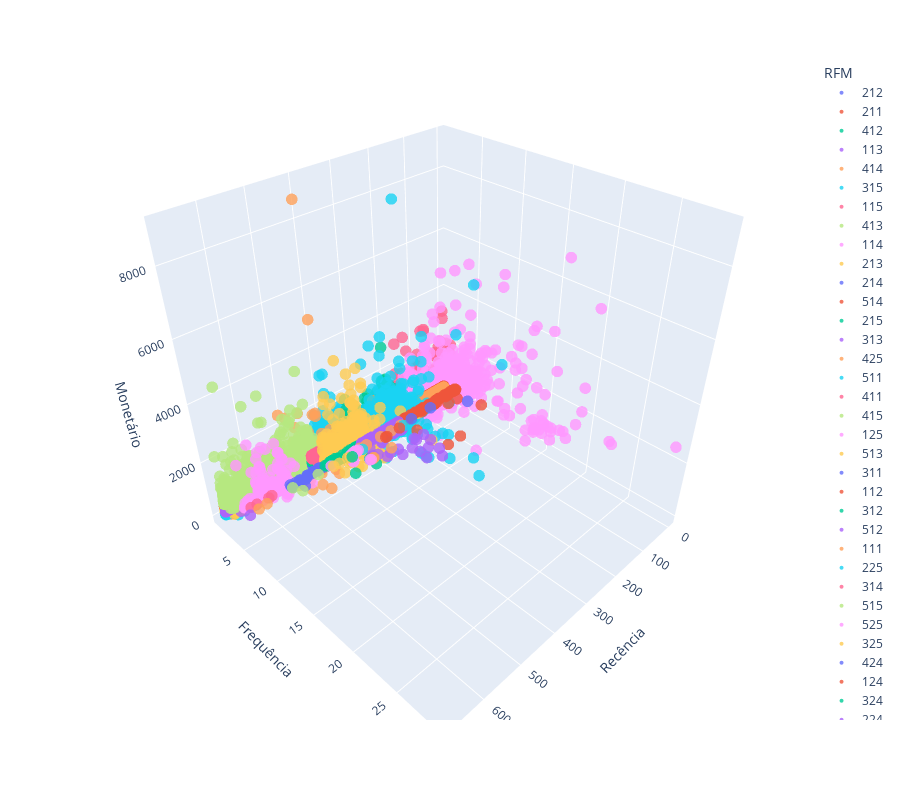

The cell this chart's notebook holds for it:
### Markdown cell above
- O número de clusters talvez seja alto demais para as características da base: diversos clusters ficaram com um número muito baixo de clientes.

### Code cell
fig = px.scatter_3d(
    df, 
    x="recency", 
    y="frequency",
    z="monetary",
    color="RFM",
    opacity=0.8,
)

fig.update_traces(marker=dict(size=4))

fig.update_layout(
    scene=dict(
        xaxis_title='Recência',
        yaxis_title='Frequência',
        zaxis_title='Monetário'
    ),
    height=800  # Increase the height of the chart
)

fig.show()

### Figure 1 — Plotly figure (JSON) as saved in the notebook; plotly's stock layout.template omitted (floating-point values rounded to 4 significant figures; data arrays with more than 128 entries replaced by an {"elided": "..."} marker saying what was removed)
{"data": [{"hovertemplate": "RFM=212<br>recency=%{x}<br>frequency=%{y}<br>monetary=%{z}<extra></extra>", "legendgroup": "212", "marker": {"color": "#636efa", "opacity": 0.8, "size": 4, "symbol": "circle"}, "mode": "markers", "name": "212", "scene": "scene", "showlegend": true, "type": "scatter3d", "x": {"elided": "1893 int values"}, "y": {"elided": "1893 int values"}, "z": {"elided": "1893 float values"}}, {"hovertemplate": "RFM=211<br>recency=%{x}<br>frequency=%{y}<br>monetary=%{z}<extra></extra>", "legendgroup": "211", "marker": {"color": "#EF553B", "opacity": 0.8, "size": 4, "symbol": "circle"}, "mode": "markers", "name": "211", "scene": "scene", "showlegend": true, "type": "scatter3d", "x": {"elided": "1711 int values"}, "y": {"elided": "1711 int values"}, "z": {"elided": "1711 float values"}}, {"hovertemplate": "RFM=412<br>recency=%{x}<br>frequency=%{y}<br>monetary=%{z}<extra></extra>", "legendgroup": "412", "marker": {"color": "#00cc96", "opacity": 0.8, "size": 4, "symbol": "circle"}, "mode": "markers", "name": "412", "scene": "scene", "showlegend": true, "type": "scatter3d", "x": {"elided": "2029 int values"}, "y": {"elided": "2029 int values"}, "z": {"elided": "2029 float values"}}, {"hovertemplate": "RFM=113<br>recency=%{x}<br>frequency=%{y}<br>monetary=%{z}<extra></extra>", "legendgroup": "113", "marker": {"color": "#ab63fa", "opacity": 0.8, "size": 4, "symbol": "circle"}, "mode": "markers", "name": "113", "scene": "scene", "showlegend": true, "type": "scatter3d", "x": {"elided": "2226 int values"}, "y": {"elided": "2226 int values"}, "z": {"elided": "2226 float values"}}, {"hovertemplate": "RFM=414<br>recency=%{x}<br>frequency=%{y}<br>monetary=%{z}<extra></extra>", "legendgroup": "414", "marker": {"color": "#FFA15A", "opacity": 0.8, "size": 4, "symbol": "circle"}, "mode": "markers", "name": "414", "scene": "scene", "showlegend": true, "type": "scatter3d", "x": {"elided": "1722 int values"}, "y": {"elided": "1722 int values"}, "z": {"elided": "1722 float values"}}, {"hovertemplate": "RFM=315<br>recency=%{x}<br>frequency=%{y}<br>monetary=%{z}<extra></extra>", "legendgroup": "315", "marker": {"color": "#19d3f3", "opacity": 0.8, "size": 4, "symbol": "circle"}, "mode": "markers", "name": "315", "scene": "scene", "showlegend": true, "type": "scatter3d", "x": {"elided": "1281 int values"}, "y": {"elided": "1281 int values"}, "z": {"elided": "1281 float values"}}, {"hovertemplate": "RFM=115<br>recency=%{x}<br>frequency=%{y}<br>monetary=%{z}<extra></extra>", "legendgroup": "115", "marker": {"color": "#FF6692", "opacity": 0.8, "size": 4, "symbol": "circle"}, "mode": "markers", "name": "115", "scene": "scene", "showlegend": true, "type": "scatter3d", "x": {"elided": "1566 int values"}, "y": {"elided": "1566 int values"}, "z": {"elided": "1566 float values"}}, {"hovertemplate": "RFM=413<br>recency=%{x}<br>frequency=%{y}<br>monetary=%{z}<extra></extra>", "legendgroup": "413", "marker": {"color": "#B6E880", "opacity": 0.8, "size": 4, "symbol": "circle"}, "mode": "markers", "name": "413", "scene": "scene", "showlegend": true, "type": "scatter3d", "x": {"elided": "1679 int values"}, "y": {"elided": "1679 int values"}, "z": {"elided": "1679 float values"}}, {"hovertemplate": "RFM=114<br>recency=%{x}<br>frequency=%{y}<br>monetary=%{z}<extra></extra>", "legendgroup": "114", "marker": {"color": "#FF97FF", "opacity": 0.8, "size": 4, "symbol": "circle"}, "mode": "markers", "name": "114", "scene": "scene", "showlegend": true, "type": "scatter3d", "x": {"elided": "1995 int values"}, "y": {"elided": "1995 int values"}, "z": {"elided": "1995 float values"}}, {"hovertemplate": "RFM=213<br>recency=%{x}<br>frequency=%{y}<br>monetary=%{z}<extra></extra>", "legendgroup": "213", "marker": {"color": "#FECB52", "opacity": 0.8, "size": 4, "symbol": "circle"}, "mode": "markers", "name": "213", "scene": "scene", "showlegend": true, "type": "scatter3d", "x": {"elided": "1886 int values"}, "y": {"elided": "1886 int values"}, "z": {"elided": "1886 float values"}}, {"hovertemplate": "RFM=214<br>recency=%{x}<br>frequency=%{y}<br>monetary=%{z}<extra></extra>", "legendgroup": "214", "marker": {"color": "#636efa", "opacity": 0.8, "size": 4, "symbol": "circle"}, "mode": "markers", "name": "214", "scene": "scene", "showlegend": true, "type": "scatter3d", "x": {"elided": "1772 int values"}, "y": {"elided": "1772 int values"}, "z": {"elided": "1772 float values"}}, {"hovertemplate": "RFM=514<br>recency=%{x}<br>frequency=%{y}<br>monetary=%{z}<extra></extra>", "legendgroup": "514", "marker": {"color": "#EF553B", "opacity": 0.8, "size": 4, "symbol": "circle"}, "mode": "markers", "name": "514", "scene": "scene", "showlegend": true, "type": "scatter3d", "x": {"elided": "1730 int values"}, "y": {"elided": "1730 int values"}, "z": {"elided": "1730 float values"}}, {"hovertemplate": "RFM=215<br>recency=%{x}<br>frequency=%{y}<br>monetary=%{z}<extra></extra>", "legendgroup": "215", "marker": {"color": "#00cc96", "opacity": 0.8, "size": 4, "symbol": "circle"}, "mode": "markers", "name": "215", "scene": "scene", "showlegend": true, "type": "scatter3d", "x": {"elided": "1245 int values"}, "y": {"elided": "1245 int values"}, "z": {"elided": "1245 float values"}}, {"hovertemplate": "RFM=313<br>recency=%{x}<br>frequency=%{y}<br>monetary=%{z}<extra></extra>", "legendgroup": "313", "marker": {"color": "#ab63fa", "opacity": 0.8, "size": 4, "symbol": "circle"}, "mode": "markers", "name": "313", "scene": "scene", "showlegend": true, "type": "scatter3d", "x": {"elided": "1661 int values"}, "y": {"elided": "1661 int values"}, "z": {"elided": "1661 float values"}}, {"hovertemplate": "RFM=425<br>recency=%{x}<br>frequency=%{y}<br>monetary=%{z}<extra></extra>", "legendgroup": "425", "marker": {"color": "#FFA15A", "opacity": 0.8, "size": 4, "symbol": "circle"}, "mode": "markers", "name": "425", "scene": "scene", "showlegend": true, "type": "scatter3d", "x": {"elided": "228 int values"}, "y": {"elided": "228 int values"}, "z": {"elided": "228 float values"}}, {"hovertemplate": "RFM=511<br>recency=%{x}<br>frequency=%{y}<br>monetary=%{z}<extra></extra>", "legendgroup": "511", "marker": {"color": "#19d3f3", "opacity": 0.8, "size": 4, "symbol": "circle"}, "mode": "markers", "name": "511", "scene": "scene", "showlegend": true, "type": "scatter3d", "x": {"elided": "2272 int values"}, "y": {"elided": "2272 int values"}, "z": {"elided": "2272 float values"}}, {"hovertemplate": "RFM=411<br>recency=%{x}<br>frequency=%{y}<br>monetary=%{z}<extra></extra>", "legendgroup": "411", "marker": {"color": "#FF6692", "opacity": 0.8, "size": 4, "symbol": "circle"}, "mode": "markers", "name": "411", "scene": "scene", "showlegend": true, "type": "scatter3d", "x": {"elided": "2286 int values"}, "y": {"elided": "2286 int values"}, "z": {"elided": "2286 float values"}}, {"hovertemplate": "RFM=415<br>recency=%{x}<br>frequency=%{y}<br>monetary=%{z}<extra></extra>", "legendgroup": "415", "marker": {"color": "#B6E880", "opacity": 0.8, "size": 4, "symbol": "circle"}, "mode": "markers", "name": "415", "scene": "scene", "showlegend": true, "type": "scatter3d", "x": {"elided": "1233 int values"}, "y": {"elided": "1233 int values"}, "z": {"elided": "1233 float values"}}, {"hovertemplate": "RFM=125<br>recency=%{x}<br>frequency=%{y}<br>monetary=%{z}<extra></extra>", "legendgroup": "125", "marker": {"color": "#FF97FF", "opacity": 0.8, "size": 4, "symbol": "circle"}, "mode": "markers", "name": "125", "scene": "scene", "showlegend": true, "type": "scatter3d", "x": {"elided": "1138 int values"}, "y": {"elided": "1138 int values"}, "z": {"elided": "1138 float values"}}, {"hovertemplate": "RFM=513<br>recency=%{x}<br>frequency=%{y}<br>monetary=%{z}<extra></extra>", "legendgroup": "513", "marker": {"color": "#FECB52", "opacity": 0.8, "size": 4, "symbol": "circle"}, "mode": "markers", "name": "513", "scene": "scene", "showlegend": true, "type": "scatter3d", "x": {"elided": "1698 int values"}, "y": {"elided": "1698 int values"}, "z": {"elided": "1698 float values"}}, {"hovertemplate": "RFM=311<br>recency=%{x}<br>frequency=%{y}<br>monetary=%{z}<extra></extra>", "legendgroup": "311", "marker": {"color": "#636efa", "opacity": 0.8, "size": 4, "symbol": "circle"}, "mode": "markers", "name": "311", "scene": "scene", "showlegend": true, "type": "scatter3d", "x": {"elided": "2248 int values"}, "y": {"elided": "2248 int values"}, "z": {"elided": "2248 float values"}}, {"hovertemplate": "RFM=112<br>recency=%{x}<br>frequency=%{y}<br>monetary=%{z}<extra></extra>", "legendgroup": "112", "marker": {"color": "#EF553B", "opacity": 0.8, "size": 4, "symbol": "circle"}, "mode": "markers", "name": "112", "scene": "scene", "showlegend": true, "type": "scatter3d", "x": {"elided": "1480 int values"}, "y": {"elided": "1480 int values"}, "z": {"elided": "1480 float values"}}, {"hovertemplate": "RFM=312<br>recency=%{x}<br>frequency=%{y}<br>monetary=%{z}<extra></extra>", "legendgroup": "312", "marker": {"color": "#00cc96", "opacity": 0.8, "size": 4, "symbol": "circle"}, "mode": "markers", "name": "312", "scene": "scene", "showlegend": true, "type": "scatter3d", "x": {"elided": "1598 int values"}, "y": {"elided": "1598 int values"}, "z": {"elided": "1598 float values"}}, {"hovertemplate": "RFM=512<br>recency=%{x}<br>frequency=%{y}<br>monetary=%{z}<extra></extra>", "legendgroup": "512", "marker": {"color": "#ab63fa", "opacity": 0.8, "size": 4, "symbol": "circle"}, "mode": "markers", "name": "512", "scene": "scene", "showlegend": true, "type": "scatter3d", "x": {"elided": "2085 int values"}, "y": {"elided": "2085 int values"}, "z": {"elided": "2085 float values"}}, {"hovertemplate": "RFM=111<br>recency=%{x}<br>frequency=%{y}<br>monetary=%{z}<extra></extra>", "legendgroup": "111", "marker": {"color": "#FFA15A", "opacity": 0.8, "size": 4, "symbol": "circle"}, "mode": "markers", "name": "111", "scene": "scene", "showlegend": true, "type": "scatter3d", "x": {"elided": "743 int values"}, "y": {"elided": "743 int values"}, "z": {"elided": "743 float values"}}, {"hovertemplate": "RFM=225<br>recency=%{x}<br>frequency=%{y}<br>monetary=%{z}<extra></extra>", "legendgroup": "225", "marker": {"color": "#19d3f3", "opacity": 0.8, "size": 4, "symbol": "circle"}, "mode": "markers", "name": "225", "scene": "scene", "showlegend": true, "type": "scatter3d", "x": {"elided": "682 int values"}, "y": {"elided": "682 int values"}, "z": {"elided": "682 float values"}}, {"hovertemplate": "RFM=314<br>recency=%{x}<br>frequency=%{y}<br>monetary=%{z}<extra></extra>", "legendgroup": "314", "marker": {"color": "#FF6692", "opacity": 0.8, "size": 4, "symbol": "circle"}, "mode": "markers", "name": "314", "scene": "scene", "showlegend": true, "type": "scatter3d", "x": {"elided": "1720 int values"}, "y": {"elided": "1720 int values"}, "z": {"elided": "1720 float values"}}, {"hovertemplate": "RFM=515<br>recency=%{x}<br>frequency=%{y}<br>monetary=%{z}<extra></extra>", "legendgroup": "515", "marker": {"color": "#B6E880", "opacity": 0.8, "size": 4, "symbol": "circle"}, "mode": "markers", "name": "515", "scene": "scene", "showlegend": true, "type": "scatter3d", "x": {"elided": "1227 int values"}, "y": {"elided": "1227 int values"}, "z": {"elided": "1227 float values"}}, {"hovertemplate": "RFM=525<br>recency=%{x}<br>frequency=%{y}<br>monetary=%{z}<extra></extra>", "legendgroup": "525", "marker": {"color": "#FF97FF", "opacity": 0.8, "size": 4, "symbol": "circle"}, "mode": "markers", "name": "525", "scene": "scene", "showlegend": true, "type": "scatter3d", "x": [633, 568, 615, 607, 592, 567, 657, 578, 619, 645, 626, 563, 618, 548, 605, 621, 572, 558, 611, 597, 610, 639, 656, 610, 557, 566, 620, 637, 572, 557, 656, 604, 584, 599, 563, 637, 580, 600, 614, 548, 595, 617, 592, 603, 558, 639, 618, 556, 600, 550, 548, 652, 620, 653, 601, 588, 578, 553, 550, 557, 611, 585, 593, 563, 627, 572, 611, 634, 653, 619, 563, 603, 573, 606, 594, 585, 594, 561, 636, 613, 607, 617, 624, 548, 566, 553, 618, 653, 609, 601, 598, 566, 548, 559, 564, 572, 558, 579, 627, 562, 587, 556, 616, 550, 605, 585, 560, 581, 646, 562, 594, 631, 583, 552, 626, 556, 600, 593, 593, 574, 571, 601, 627, 556], "y": [3, 3, 3, 3, 4, 3, 3, 3, 3, 3, 3, 3, 4, 3, 3, 3, 3, 4, 3, 3, 3, 4, 3, 3, 3, 3, 3, 3, 9, 3, 3, 3, 3, 4, 3, 5, 3, 3, 4, 3, 4, 3, 6, 3, 3, 3, 3, 3, 3, 3, 3, 3, 3, 5, 7, 4, 3, 3, 5, 3, 3, 3, 3, 4, 4, 3, 5, 3, 3, 3, 4, 3, 3, 3, 4, 3, 5, 4, 3, 3, 3, 3, 3, 3, 3, 3, 3, 3, 3, 3, 3, 3, 3, 4, 3, 3, 5, 6, 3, 3, 3, 4, 3, 3, 3, 3, 3, 3, 3, 3, 3, 5, 3, 3, 5, 3, 3, 3, 4, 3, 3, 3, 3, 3], "z": [548.4, 628.1, 1524, 743.0, 849.1, 724.0, 2130.0, 872.6, 639.8, 599.3, 1629.0, 2180.0, 965.7, 437.6, 2190.0, 495.6, 437.5, 1062.0, 712.2, 768.3, 796.9, 2895.0, 562.9, 1988.0, 1307.0, 494.8, 1223.0, 439.2, 2010.0, 1806.0, 539.5, 1561.0, 778.1, 889.6, 782.0, 1515.0, 543.2, 674.8, 1508.0, 714.7, 1220.0, 1175.0, 1042.0, 1438.0, 870.2, 752.8, 837.4, 615.2, 489.1, 433.3, 664.5, 511.3, 494.9, 1137.0, 1517.0, 1620.0, 588.6, 875.3, 1629.0, 525.5, 544.5, 1112.0, 537.2, 496.8, 828.9, 442.9, 964.7, 616.6, 514.6, 1130.0, 1824.0, 1083.0, 487.8, 541, 764.5, 2154.0, 1095.0, 1253.0, 458.3, 445.0, 1085.0, 918.6, 512.0, 896.1, 575.5, 1073.0, 660.2, 687.1, 425.9, 740, 1109.0, 667, 1495, 445.3, 691.2, 801.7, 1817.0, 1488.0, 641.0, 1256.0, 873.9, 1324.0, 849.5, 516.9, 1675, 553.0, 1438.0, 783.0, 728.3, 1242.0, 2284.0, 2245.0, 560.2, 1004.0, 1165.0, 1809, 702.1, 809.6, 790.4, 449.8, 709.5, 637.1, 492.4, 1181.0]}, {"hovertemplate": "RFM=325<br>recency=%{x}<br>frequency=%{y}<br>monetary=%{z}<extra></extra>", "legendgroup": "325", "marker": {"color": "#FECB52", "opacity": 0.8, "size": 4, "symbol": "circle"}, "mode": "markers", "name": "325", "scene": "scene", "showlegend": true, "type": "scatter3d", "x": {"elided": "454 int values"}, "y": {"elided": "454 int values"}, "z": {"elided": "454 float values"}}, {"hovertemplate": "RFM=424<br>recency=%{x}<br>frequency=%{y}<br>monetary=%{z}<extra></extra>", "legendgroup": "424", "marker": {"color": "#636efa", "opacity": 0.8, "size": 4, "symbol": "circle"}, "mode": "markers", "name": "424", "scene": "scene", "showlegend": true, "type": "scatter3d", "x": [511, 471, 531, 464, 531, 514, 490, 461, 511, 534, 522, 489, 460, 478, 475, 472, 443, 535, 459, 454, 537, 493, 496, 493, 515], "y": [3, 3, 3, 3, 3, 4, 3, 3, 3, 3, 3, 3, 3, 3, 3, 3, 3, 3, 3, 3, 3, 3, 3, 3, 3], "z": [366.9, 368.9, 268.5, 367.3, 323.5, 379.9, 404.7, 343.1, 395.6, 311.4, 378.3, 399.4, 335.2, 369.8, 422.6, 391.7, 352.2, 325.1, 416.2, 410.5, 415.4, 325.6, 290.0, 358.3, 341.8]}, {"hovertemplate": "RFM=124<br>recency=%{x}<br>frequency=%{y}<br>monetary=%{z}<extra></extra>", "legendgroup": "124", "marker": {"color": "#EF553B", "opacity": 0.8, "size": 4, "symbol": "circle"}, "mode": "markers", "name": "124", "scene": "scene", "showlegend": true, "type": "scatter3d", "x": [161, 24, 151, 102, 6, 57, 135, 92, 124, 42, 48, 179, 28, 43, 87, 36, 81, 111, 14, 185, 9, 25, 81, 158, 5, 137, 189, 44, 83, 74, 9, 10, 23, 129, 74, 145, 168, 175, 124, 102, 78, 17, 103, 75, 107, 14, 133, 87, 132, 63, 39, 27, 191, 110, 123, 29, 189, 75, 83, 186, 69, 66], "y": [3, 4, 3, 3, 3, 4, 3, 3, 3, 3, 3, 9, 3, 3, 3, 3, 3, 3, 3, 3, 3, 3, 3, 3, 3, 9, 3, 3, 3, 3, 3, 7, 3, 3, 3, 3, 3, 3, 3, 3, 3, 3, 3, 3, 3, 3, 3, 3, 3, 3, 3, 3, 5, 3, 3, 3, 3, 3, 3, 3, 3, 3], "z": [386.1, 276.4, 417.0, 378.7, 354.6, 291.5, 402.1, 371.0, 409.4, 322.0, 424.8, 339.5, 366.3, 402.0, 307.7, 331.5, 288.7, 369.7, 390.3, 414.4, 418.5, 423.7, 398.1, 366, 381.1, 373.6, 418.2, 357.9, 371.8, 388.5, 358.6, 407, 375.1, 270.0, 297.8, 382.8, 412.2, 313.8, 397.9, 400.9, 406.4, 415.9, 356.6, 396.2, 387.0, 355.9, 362.0, 290.0, 345.1, 403.4, 400.7, 386.7, 298.2, 360.1, 318.9, 396.5, 347.9, 395.6, 280.3, 388.4, 420.9, 388.5]}, {"hovertemplate": "RFM=324<br>recency=%{x}<br>frequency=%{y}<br>monetary=%{z}<extra></extra>", "legendgroup": "324", "marker": {"color": "#00cc96", "opacity": 0.8, "size": 4, "symbol": "circle"}, "mode": "markers", "name": "324", "scene": "scene", "showlegend": true, "type": "scatter3d", "x": [395, 346, 375, 407, 339, 372, 431, 349, 340, 367, 345, 393, 404, 401, 345, 355, 346, 363, 439, 352, 420, 416, 418, 349, 350, 397, 409, 349, 422, 413, 342, 346, 336, 341, 354, 431, 347, 347, 345, 417, 341, 425, 424, 386, 344, 433, 388, 346], "y": [3, 3, 3, 6, 3, 3, 3, 3, 5, 3, 5, 3, 3, 3, 3, 3, 3, 3, 3, 3, 3, 3, 3, 3, 3, 3, 3, 3, 3, 3, 3, 3, 3, 5, 3, 3, 3, 3, 6, 3, 3, 3, 3, 3, 3, 3, 3, 3], "z": [337.3, 342.9, 332.5, 405.8, 342.4, 409.8, 350.3, 407.2, 278.5, 366.9, 275.5, 296.4, 390.3, 289.4, 407.4, 397.3, 401.3, 422.3, 377.5, 328.9, 393.7, 348.6, 414.5, 400.9, 356.4, 332.6, 420.2, 376.1, 413.6, 345.4, 404.7, 405.2, 308.6, 317, 365.9, 314.8, 354.6, 313.4, 289, 411.6, 313.0, 407.5, 303.7, 391.2, 309.2, 357.0, 280.6, 388.6]}, {"hovertemplate": "RFM=224<br>recency=%{x}<br>frequency=%{y}<br>monetary=%{z}<extra></extra>", "legendgroup": "224", "marker": {"color": "#ab63fa", "opacity": 0.8, "size": 4, "symbol": "circle"}, "mode": "markers", "name": "224", "scene": "scene", "showlegend": true, "type": "scatter3d", "x": [318, 223, 273, 306, 292, 283, 325, 297, 227, 255, 219, 292, 219, 216, 292, 287, 306, 227, 300, 313, 300, 223, 328, 264, 223, 208, 240, 271, 205, 315, 296, 323, 209, 334, 285, 295, 265, 319, 240, 299, 310, 237, 256, 308, 325, 192, 192, 225, 240, 209, 311, 294, 310, 235, 247, 219, 241, 291, 298, 216, 332, 222, 275, 212, 303, 319, 301, 227, 272, 251, 294, 207, 311, 275, 310, 223, 242, 275, 243, 252, 310, 325, 227, 252, 239, 250, 207, 272, 300, 328, 283, 249, 248, 305, 325, 306, 299, 215, 207], "y": [3, 3, 3, 3, 3, 7, 3, 3, 3, 3, 3, 3, 3, 3, 3, 3, 3, 3, 3, 3, 6, 10, 3, 3, 6, 3, 3, 3, 3, 3, 3, 4, 9, 5, 4, 3, 3, 3, 3, 3, 6, 4, 3, 3, 3, 7, 6, 3, 3, 3, 3, 3, 3, 3, 4, 4, 3, 3, 3, 6, 3, 8, 3, 3, 3, 5, 3, 3, 3, 9, 3, 3, 3, 3, 3, 4, 3, 6, 3, 7, 3, 3, 3, 3, 3, 8, 3, 3, 3, 3, 4, 3, 4, 3, 3, 3, 3, 3, 3], "z": [407.3, 409.0, 336.1, 409.5, 368.3, 362.9, 411.1, 391.5, 409.4, 397.8, 401.5, 306.1, 287.1, 412.0, 358.1, 376.8, 385.1, 383.4, 400.8, 314.0, 379.5, 403.8, 400.4, 376.8, 373.3, 329.4, 360.8, 314.5, 306.8, 415.8, 366.1, 373.5, 420.5, 327, 294.7, 415.2, 415.8, 411.1, 330.6, 386.9, 304, 407.2, 278, 424.2, 411.6, 277.5, 305, 402.5, 327.4, 423.5, 350.8, 417.9, 388.5, 411.8, 423.2, 363.6, 379.3, 354.8, 412.9, 277, 330.5, 370, 414.9, 318.0, 392.6, 266.8, 422.5, 418.8, 365.0, 362, 348.6, 333.2, 341.8, 274.1, 276.7, 347.9, 344.9, 327.5, 406.0, 392.6, 405.6, 347.8, 366.7, 380.7, 387.3, 416.2, 348.0, 372.5, 408.5, 424.4, 303.4, 325.0, 390.8, 385, 351.3, 353.9, 363.8, 382.8, 330.9]}, {"hovertemplate": "RFM=223<br>recency=%{x}<br>frequency=%{y}<br>monetary=%{z}<extra></extra>", "legendgroup": "223", "marker": {"color": "#FFA15A", "opacity": 0.8, "size": 4, "symbol": "circle"}, "mode": "markers", "name": "223", "scene": "scene", "showlegend": true, "type": "scatter3d", "x": [268, 234, 333, 332, 201, 314, 276, 333], "y": [3, 3, 5, 5, 3, 3, 5, 3], "z": [237.8, 226.2, 220.5, 242, 226.0, 248.0, 208.5, 259.3]}, {"hovertemplate": "RFM=222<br>recency=%{x}<br>frequency=%{y}<br>monetary=%{z}<extra></extra>", "legendgroup": "222", "marker": {"color": "#19d3f3", "opacity": 0.8, "size": 4, "symbol": "circle"}, "mode": "markers", "name": "222", "scene": "scene", "showlegend": true, "type": "scatter3d", "x": [192, 327], "y": [3, 3], "z": [145, 161.4]}, {"hovertemplate": "RFM=524<br>recency=%{x}<br>frequency=%{y}<br>monetary=%{z}<extra></extra>", "legendgroup": "524", "marker": {"color": "#FF6692", "opacity": 0.8, "size": 4, "symbol": "circle"}, "mode": "markers", "name": "524", "scene": "scene", "showlegend": true, "type": "scatter3d", "x": [641, 595, 626, 587], "y": [3, 3, 3, 3], "z": [423.9, 391.9, 417.9, 418.7]}, {"hovertemplate": "RFM=423<br>recency=%{x}<br>frequency=%{y}<br>monetary=%{z}<extra></extra>", "legendgroup": "423", "marker": {"color": "#B6E880", "opacity": 0.8, "size": 4, "symbol": "circle"}, "mode": "markers", "name": "423", "scene": "scene", "showlegend": true, "type": "scatter3d", "x": [522, 532, 460], "y": [4, 3, 3], "z": [263.9, 254.2, 193.2]}, {"hovertemplate": "RFM=323<br>recency=%{x}<br>frequency=%{y}<br>monetary=%{z}<extra></extra>", "legendgroup": "323", "marker": {"color": "#FF97FF", "opacity": 0.8, "size": 4, "symbol": "circle"}, "mode": "markers", "name": "323", "scene": "scene", "showlegend": true, "type": "scatter3d", "x": [373, 344, 362, 364, 340, 375, 422, 355, 346, 340, 344, 349], "y": [4, 3, 3, 3, 3, 4, 3, 3, 3, 5, 5, 3], "z": [239, 199.5, 179, 207.0, 229.2, 217.5, 228.4, 248.3, 248.5, 225, 246, 260.3]}, {"hovertemplate": "RFM=322<br>recency=%{x}<br>frequency=%{y}<br>monetary=%{z}<extra></extra>", "legendgroup": "322", "marker": {"color": "#FECB52", "opacity": 0.8, "size": 4, "symbol": "circle"}, "mode": "markers", "name": "322", "scene": "scene", "showlegend": true, "type": "scatter3d", "x": [415, 398, 365, 373], "y": [3, 3, 3, 3], "z": [164.5, 143, 144, 165]}, {"hovertemplate": "RFM=123<br>recency=%{x}<br>frequency=%{y}<br>monetary=%{z}<extra></extra>", "legendgroup": "123", "marker": {"color": "#636efa", "opacity": 0.8, "size": 4, "symbol": "circle"}, "mode": "markers", "name": "123", "scene": "scene", "showlegend": true, "type": "scatter3d", "x": [98, 165, 10], "y": [3, 3, 5], "z": [225.1, 234.1, 232.5]}, {"hovertemplate": "RFM=221<br>recency=%{x}<br>frequency=%{y}<br>monetary=%{z}<extra></extra>", "legendgroup": "221", "marker": {"color": "#EF553B", "opacity": 0.8, "size": 4, "symbol": "circle"}, "mode": "markers", "name": "221", "scene": "scene", "showlegend": true, "type": "scatter3d", "x": [248, 252, 206], "y": [3, 3, 3], "z": [97.5, 96.84, 142.5]}, {"hovertemplate": "RFM=321<br>recency=%{x}<br>frequency=%{y}<br>monetary=%{z}<extra></extra>", "legendgroup": "321", "marker": {"color": "#00cc96", "opacity": 0.8, "size": 4, "symbol": "circle"}, "mode": "markers", "name": "321", "scene": "scene", "showlegend": true, "type": "scatter3d", "x": [359], "y": [3], "z": [104]}, {"hovertemplate": "RFM=522<br>recency=%{x}<br>frequency=%{y}<br>monetary=%{z}<extra></extra>", "legendgroup": "522", "marker": {"color": "#ab63fa", "opacity": 0.8, "size": 4, "symbol": "circle"}, "mode": "markers", "name": "522", "scene": "scene", "showlegend": true, "type": "scatter3d", "x": [646], "y": [3], "z": [163.9]}, {"hovertemplate": "RFM=523<br>recency=%{x}<br>frequency=%{y}<br>monetary=%{z}<extra></extra>", "legendgroup": "523", "marker": {"color": "#FFA15A", "opacity": 0.8, "size": 4, "symbol": "circle"}, "mode": "markers", "name": "523", "scene": "scene", "showlegend": true, "type": "scatter3d", "x": [602, 623], "y": [3, 3], "z": [225.9, 205.4]}], "layout": {"height": 800, "legend": {"title": {"text": "RFM"}, "tracegroupgap": 0}, "margin": {"t": 60}, "scene": {"domain": {"x": [0, 1], "y": [0, 1]}, "xaxis": {"title": {"text": "Recência"}}, "yaxis": {"title": {"text": "Frequência"}}, "zaxis": {"title": {"text": "Monetário"}}}}}
